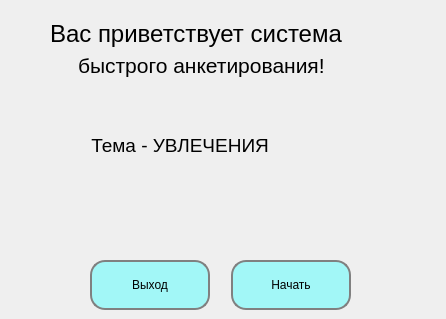
<?xml version="1.0" encoding="UTF-8"?>
<ui version="4.0">
 <class>MainWindow</class>
 <widget class="QMainWindow" name="MainWindow">
  <property name="geometry">
   <rect>
    <x>0</x>
    <y>0</y>
    <width>446</width>
    <height>319</height>
   </rect>
  </property>
  <property name="minimumSize">
   <size>
    <width>446</width>
    <height>319</height>
   </size>
  </property>
  <property name="maximumSize">
   <size>
    <width>446</width>
    <height>319</height>
   </size>
  </property>
  <property name="windowTitle">
   <string>MainWindow</string>
  </property>
  <widget class="QWidget" name="centralwidget">
   <widget class="QPushButton" name="btn_exit">
    <property name="geometry">
     <rect>
      <x>90</x>
      <y>260</y>
      <width>120</width>
      <height>50</height>
     </rect>
    </property>
    <property name="font">
     <font>
      <family>Segoe UI</family>
     </font>
    </property>
    <property name="styleSheet">
     <string notr="true">border: 2px solid gray;
border-radius: 15px;
background: rgb(85, 255, 255, 0.5);</string>
    </property>
    <property name="text">
     <string>Выход</string>
    </property>
   </widget>
   <widget class="QLabel" name="label_welcome_1">
    <property name="geometry">
     <rect>
      <x>50</x>
      <y>13</y>
      <width>351</width>
      <height>41</height>
     </rect>
    </property>
    <property name="font">
     <font>
      <family>Segoe UI</family>
      <pointsize>18</pointsize>
     </font>
    </property>
    <property name="text">
     <string>Вас приветствует система</string>
    </property>
   </widget>
   <widget class="QPushButton" name="btn_begin">
    <property name="geometry">
     <rect>
      <x>231</x>
      <y>260</y>
      <width>120</width>
      <height>50</height>
     </rect>
    </property>
    <property name="font">
     <font>
      <family>Segoe UI</family>
     </font>
    </property>
    <property name="styleSheet">
     <string notr="true">border: 2px solid gray;
border-radius: 15px;
background: rgb(85, 255, 255, 0.5);</string>
    </property>
    <property name="text">
     <string>Начать</string>
    </property>
   </widget>
   <widget class="QLabel" name="label_subject">
    <property name="geometry">
     <rect>
      <x>86</x>
      <y>130</y>
      <width>261</width>
      <height>31</height>
     </rect>
    </property>
    <property name="font">
     <font>
      <family>Segoe UI</family>
      <pointsize>14</pointsize>
     </font>
    </property>
    <property name="styleSheet">
     <string notr="true"/>
    </property>
    <property name="text">
     <string> Тема - УВЛЕЧЕНИЯ</string>
    </property>
   </widget>
   <widget class="QLabel" name="label_welcome_2">
    <property name="geometry">
     <rect>
      <x>78</x>
      <y>50</y>
      <width>311</width>
      <height>31</height>
     </rect>
    </property>
    <property name="font">
     <font>
      <family>Segoe UI</family>
      <pointsize>16</pointsize>
     </font>
    </property>
    <property name="text">
     <string>быстрого анкетирования!</string>
    </property>
   </widget>
  </widget>
 </widget>
 <resources/>
 <connections/>
</ui>
